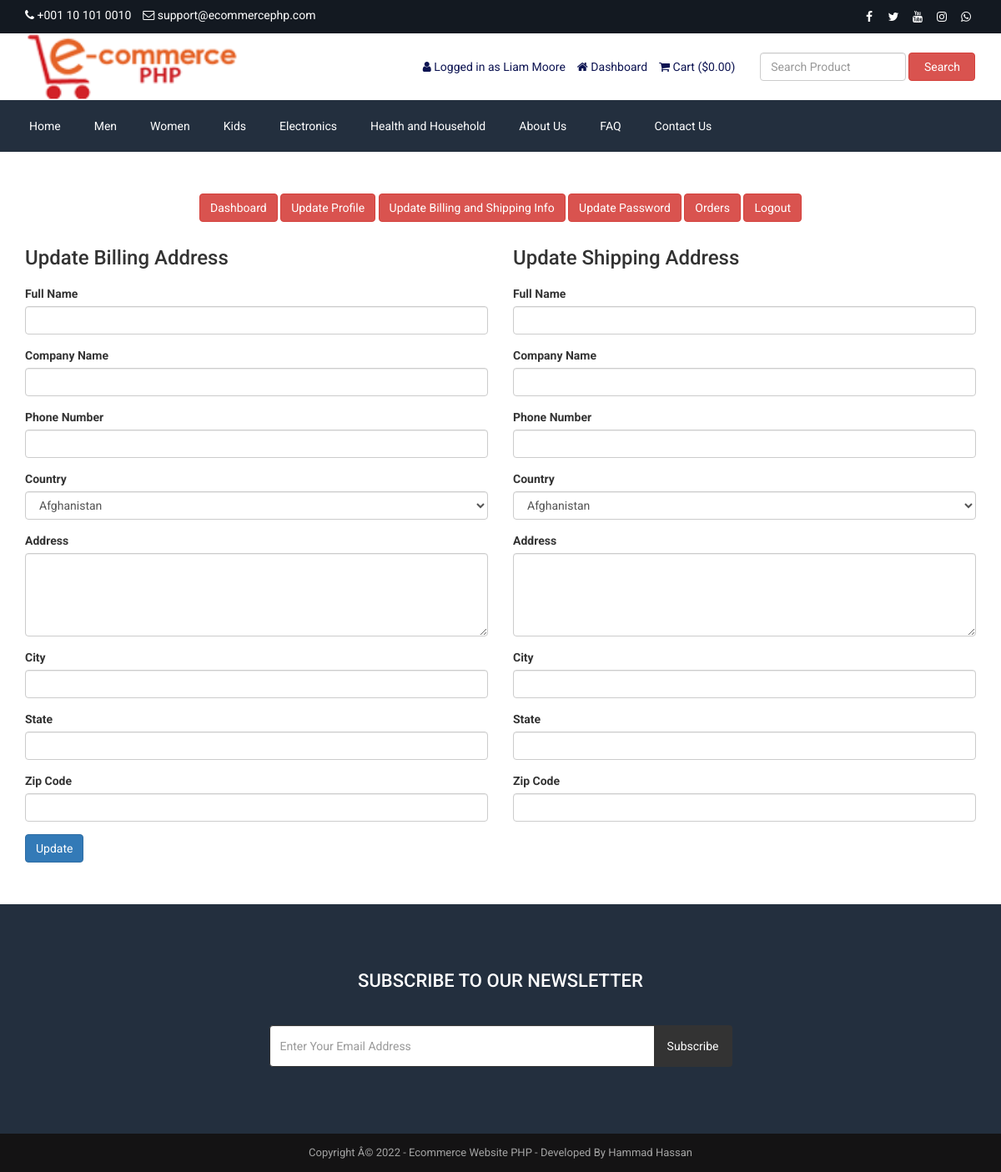
The page /customer-billing-shipping-update.php (signed in) on the database its author committed.
### tables this page shows
CREATE TABLE `tbl_settings` (
  `id` int(11) NOT NULL,
  `logo` varchar(255) NOT NULL,
  `favicon` varchar(255) NOT NULL,
  `footer_about` text NOT NULL,
  `footer_copyright` text NOT NULL,
  `contact_address` text NOT NULL,
  `contact_email` varchar(255) NOT NULL,
  `contact_phone` varchar(255) NOT NULL,
  `contact_fax` varchar(255) NOT NULL,
  `contact_map_iframe` text NOT NULL,
  `receive_email` varchar(255) NOT NULL,
  `receive_email_subject` varchar(255) NOT NULL,
  `receive_email_thank_you_message` text NOT NULL,
  `forget_password_message` text NOT NULL,
  `total_recent_post_footer` int(10) NOT NULL,
  `total_popular_post_footer` int(10) NOT NULL,
  `total_recent_post_sidebar` int(11) NOT NULL,
  `total_popular_post_sidebar` int(11) NOT NULL,
  `total_featured_product_home` int(11) NOT NULL,
  `total_latest_product_home` int(11) NOT NULL,
  `total_popular_product_home` int(11) NOT NULL,
  `meta_title_home` text NOT NULL,
  `meta_keyword_home` text NOT NULL,
  `meta_description_home` text NOT NULL,
  `banner_login` varchar(255) NOT NULL,
  `banner_registration` varchar(255) NOT NULL,
  `banner_forget_password` varchar(255) NOT NULL,
  `banner_reset_password` varchar(255) NOT NULL,
  `banner_search` varchar(255) NOT NULL,
  `banner_cart` varchar(255) NOT NULL,
  `banner_checkout` varchar(255) NOT NULL,
  `banner_product_category` varchar(255) NOT NULL,
  `banner_blog` varchar(255) NOT NULL,
  `cta_title` varchar(255) NOT NULL,
  `cta_content` text NOT NULL,
  `cta_read_more_text` varchar(255) NOT NULL,
  `cta_read_more_url` varchar(255) NOT NULL,
  `cta_photo` varchar(255) NOT NULL,
  `featured_product_title` varchar(255) NOT NULL,
  `featured_product_subtitle` varchar(255) NOT NULL,
  `latest_product_title` varchar(255) NOT NULL,
  `latest_product_subtitle` varchar(255) NOT NULL,
  `popular_product_title` varchar(255) NOT NULL,
  `popular_product_subtitle` varchar(255) NOT NULL,
  `testimonial_title` varchar(255) NOT NULL,
  `testimonial_subtitle` varchar(255) NOT NULL,
  `testimonial_photo` varchar(255) NOT NULL,
  `blog_title` varchar(255) NOT NULL,
  `blog_subtitle` varchar(255) NOT NULL,
  `newsletter_text` text NOT NULL,
  `paypal_email` varchar(255) NOT NULL,
  `stripe_public_key` varchar(255) NOT NULL,
  `stripe_secret_key` varchar(255) NOT NULL,
  `bank_detail` text NOT NULL,
  `before_head` text NOT NULL,
  `after_body` text NOT NULL,
  `before_body` text NOT NULL,
  `home_service_on_off` int(11) NOT NULL,
  `home_welcome_on_off` int(11) NOT NULL,
  `home_featured_product_on_off` int(11) NOT NULL,
  `home_latest_product_on_off` int(11) NOT NULL,
  `home_popular_product_on_off` int(11) NOT NULL,
  `home_testimonial_on_off` int(11) NOT NULL,
  `home_blog_on_off` int(11) NOT NULL,
  `newsletter_on_off` int(11) NOT NULL,
  `ads_above_welcome_on_off` int(1) NOT NULL,
  `ads_above_featured_product_on_off` int(1) NOT NULL,
  `ads_above_latest_product_on_off` int(1) NOT NULL,
  `ads_above_popular_product_on_off` int(1) NOT NULL,
  `ads_above_testimonial_on_off` int(1) NOT NULL,
  `ads_category_sidebar_on_off` int(1) NOT NULL
);

CREATE TABLE `tbl_social` (
  `social_id` int(11) NOT NULL,
  `social_name` varchar(30) NOT NULL,
  `social_url` varchar(255) NOT NULL,
  `social_icon` varchar(30) NOT NULL
);

CREATE TABLE `tbl_top_category` (
  `tcat_id` int(11) NOT NULL,
  `tcat_name` varchar(255) NOT NULL,
  `show_on_menu` int(1) NOT NULL
);

CREATE TABLE `tbl_page` (
  `id` int(11) NOT NULL,
  `about_title` varchar(255) NOT NULL,
  `about_content` text NOT NULL,
  `about_banner` varchar(255) NOT NULL,
  `about_meta_title` varchar(255) NOT NULL,
  `about_meta_keyword` text NOT NULL,
  `about_meta_description` text NOT NULL,
  `faq_title` varchar(255) NOT NULL,
  `faq_banner` varchar(255) NOT NULL,
  `faq_meta_title` varchar(255) NOT NULL,
  `faq_meta_keyword` text NOT NULL,
  `faq_meta_description` text NOT NULL,
  `blog_title` varchar(255) NOT NULL,
  `blog_banner` varchar(255) NOT NULL,
  `blog_meta_title` varchar(255) NOT NULL,
  `blog_meta_keyword` text NOT NULL,
  `blog_meta_description` text NOT NULL,
  `contact_title` varchar(255) NOT NULL,
  `contact_banner` varchar(255) NOT NULL,
  `contact_meta_title` varchar(255) NOT NULL,
  `contact_meta_keyword` text NOT NULL,
  `contact_meta_description` text NOT NULL,
  `pgallery_title` varchar(255) NOT NULL,
  `pgallery_banner` varchar(255) NOT NULL,
  `pgallery_meta_title` varchar(255) NOT NULL,
  `pgallery_meta_keyword` text NOT NULL,
  `pgallery_meta_description` text NOT NULL,
  `vgallery_title` varchar(255) NOT NULL,
  `vgallery_banner` varchar(255) NOT NULL,
  `vgallery_meta_title` varchar(255) NOT NULL,
  `vgallery_meta_keyword` text NOT NULL,
  `vgallery_meta_description` text NOT NULL
);

### header.php (shortened to what the rows shown need)
<?php
include("admin/inc/config.php");
$statement = $pdo->prepare("SELECT * FROM tbl_settings WHERE id=1");
$statement->execute();
$result = $statement->fetchAll(PDO::FETCH_ASSOC);
foreach ($result as $row)
{
	$logo = $row['logo'];
	$contact_email = $row['contact_email'];
	$contact_phone = $row['contact_phone'];
}
?>
<!DOCTYPE html>
<html lang="en">
<head>
	<link rel="stylesheet" href="assets/css/bootstrap.min.css">
	<link rel="stylesheet" href="assets/css/font-awesome.min.css">
	<link rel="stylesheet" href="assets/css/owl.carousel.min.css">
	<link rel="stylesheet" href="assets/css/owl.theme.default.min.css">
	<link rel="stylesheet" href="assets/css/jquery.bxslider.min.css">
    <link rel="stylesheet" href="assets/css/magnific-popup.css">
    <link rel="stylesheet" href="assets/css/rating.css">
	<link rel="stylesheet" href="assets/css/spacing.css">
	<link rel="stylesheet" href="assets/css/bootstrap-touch-slider.css">
	<link rel="stylesheet" href="assets/css/animate.min.css">
	<link rel="stylesheet" href="assets/css/tree-menu.css">
	<link rel="stylesheet" href="assets/css/select2.min.css">
	<link rel="stylesheet" href="assets/css/main.css">
	<link rel="stylesheet" href="assets/css/responsive.css">
	<?php
	$statement = $pdo->prepare("SELECT * FROM tbl_page WHERE id=1");
	$statement->execute();
	$result = $statement->fetchAll(PDO::FETCH_ASSOC);
		?>
</head>
<body>
<div class="top">
	<div class="container">
		<div class="row">
			<div class="col-md-6 col-sm-6 col-xs-12">
				<div class="left">
					<ul>
						<li><i class="fa fa-phone"></i> <?php echo $contact_phone; ?></li>
						<li><i class="fa fa-envelope-o"></i> <?php echo $contact_email; ?></li>
					</ul>
				</div>
			</div>
			<div class="col-md-6 col-sm-6 col-xs-12">
				<div class="right">
					<ul>
						<?php
						$statement = $pdo->prepare("SELECT * FROM tbl_social");
						$statement->execute();
						$result = $statement->fetchAll(PDO::FETCH_ASSOC);
						foreach ($result as $row) {
							?>
							<?php if($row['social_url'] != ''): ?>
							<li><a href="<?php echo $row['social_url']; ?>"><i class="<?php echo $row['social_icon']; ?>"></i></a></li>
							<?php endif; ?>
							<?php
						}
						?>
					</ul>
				</div>
			</div>
		</div>
	</div>
</div>
<div class="header">
	<div class="container">
		<div class="row inner">
			<div class="col-md-4 logo">
				<a href="index.php"><img src="assets/uploads/<?php echo $logo; ?>" alt="logo image"></a>
			</div>
		</div>
	</div>
</div>
<div class="nav">
	<div class="container">
		<div class="row">
			<div class="col-md-12 pl_0 pr_0">
				<div class="menu-container">
					<div class="menu">
						<ul>
							<?php
							$statement = $pdo->prepare("SELECT * FROM tbl_top_category WHERE show_on_menu=1");
							$statement->execute();
							$result = $statement->fetchAll(PDO::FETCH_ASSOC);
							foreach ($result as $row) {
								?>
								<li><a href="product-category.php?id=<?php echo $row['tcat_id']; ?>&type=top-category"><?php echo $row['tcat_name']; ?></a>
								</li>
								<?php
							}
							?>
							<?php
							$statement = $pdo->prepare("SELECT * FROM tbl_page WHERE id=1");
							$statement->execute();
							$result = $statement->fetchAll(PDO::FETCH_ASSOC);
							foreach ($result as $row) {
								$about_title = $row['about_title'];
								$faq_title = $row['faq_title'];
								$contact_title = $row['contact_title'];
							}
							?>
							<li><a href="about.php"><?php echo $about_title; ?></a></li>
							<li><a href="faq.php"><?php echo $faq_title; ?></a></li>
							<li><a href="contact.php"><?php echo $contact_title; ?></a></li>
						</ul>
					</div>
				</div>
			</div>
		</div>
	</div>
</div>

### footer.php (shortened to what the rows shown need)
<?php
$statement = $pdo->prepare("SELECT * FROM tbl_settings WHERE id=1");
$statement->execute();
$result = $statement->fetchAll(PDO::FETCH_ASSOC);
foreach ($result as $row)
{
	$footer_copyright = $row['footer_copyright'];
    $newsletter_on_off = $row['newsletter_on_off'];
}
?>
<?php if($newsletter_on_off == 1): ?>
<section class="home-newsletter">
	<div class="container">
		<div class="row">
			<div class="col-md-6 col-md-offset-3">
				<div class="single">
				<form action="" method="post">
					<h2><?php echo LANG_VALUE_93; ?></h2>
				</div>
			</div>
		</div>
	</div>
</section>
<?php endif; ?>
<div class="footer-bottom">
	<div class="container">
		<div class="row">
			<div class="col-md-12 copyright">
				<?php echo $footer_copyright; ?>
			</div>
		</div>
	</div>
</div>
</body>
</html>

### rows shown on the page
tbl_settings: contact_phone "+001 10 101 0010", contact_email "support@ecommercephp.com", logo (picture), footer_copyright "Copyright Â© 2022 - Ecommerce Website PHP - Developed By Hammad Hassan"
tbl_top_category: tcat_name "Men"
tbl_top_category: tcat_name "Women"
tbl_top_category: tcat_name "Kids"
tbl_top_category: tcat_name "Electronics"
tbl_top_category: tcat_name "Health and Household"
tbl_page: about_title "About Us", faq_title "FAQ", contact_title "Contact Us"

### other values the page prints
LANG_VALUE_13 "Logged in as"
$_SESSION['customer']['cust_name'] "Liam Moore"
LANG_VALUE_89 "Dashboard"
LANG_VALUE_18 "Cart"
LANG_VALUE_1 "$"
LANG_VALUE_3 "Search"
LANG_VALUE_117 "Update Profile"
LANG_VALUE_88 "Update Billing and Shipping Info"
LANG_VALUE_99 "Update Password"
LANG_VALUE_24 "Orders"
LANG_VALUE_14 "Logout"
LANG_VALUE_86 "Update Billing Address"
LANG_VALUE_102 "Full Name"
LANG_VALUE_103 "Company Name"
LANG_VALUE_104 "Phone Number"
